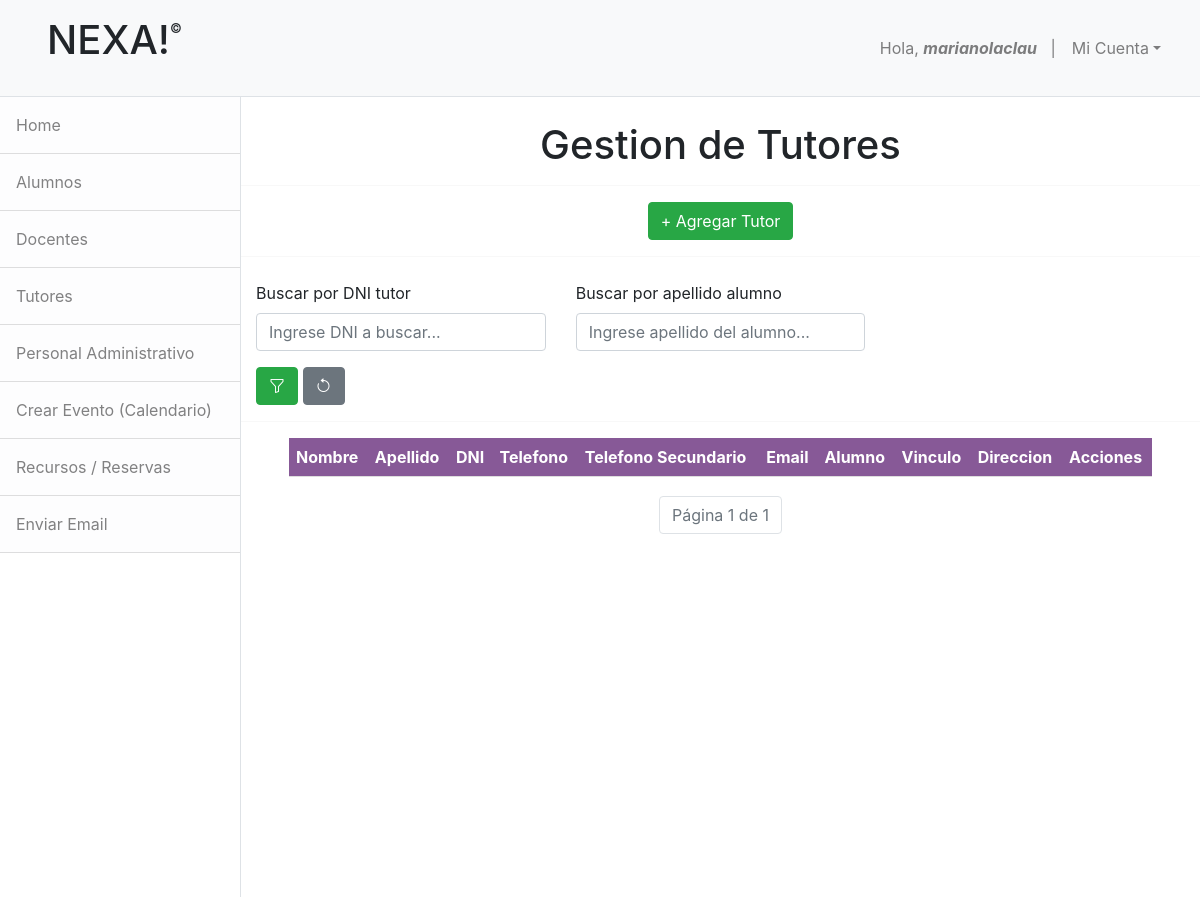
The app's page /tutor/ (signed in), older data.
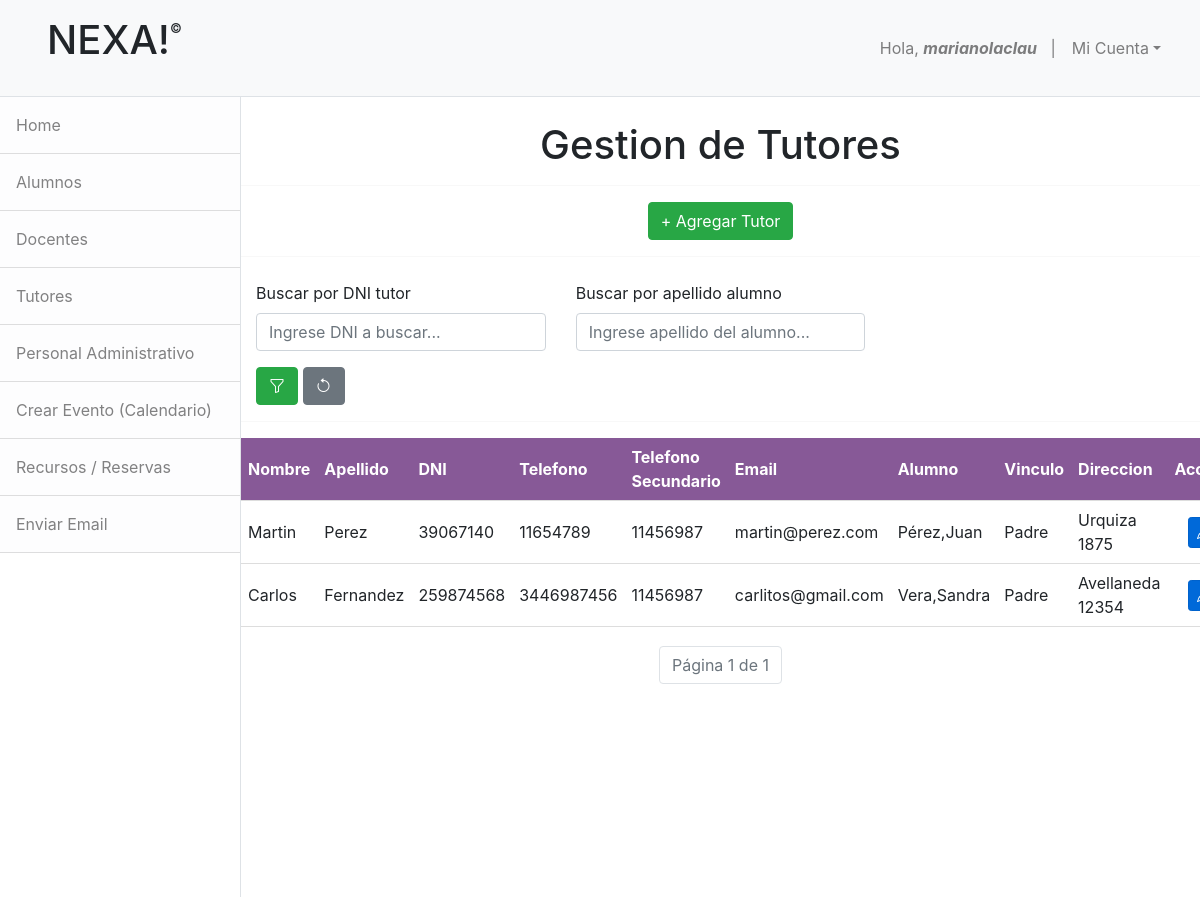
The same page, newer data.
### apps/inscripciones/models.py (models this page shows, shortened)
class PadreTutor(models.Model):
    nombre = models.CharField(max_length=50,null=False,blank=False)
    apellido = models.CharField(max_length=50,null=False,blank=False)
    dni = models.CharField(max_length=50,blank=False,null=False)
    telefono = models.CharField(max_length=20,null=False,blank=False)
    telefono_secundario = models.CharField(max_length=20, null=False, blank=False)
    email = models.EmailField()
    direccion = models.CharField(max_length=50,null=False,blank=False)
    vinculo = models.ForeignKey(Vinculo,on_delete=models.CASCADE)
    nacionalidad = models.ForeignKey('administracion.Nacionalidad', on_delete=models.CASCADE)
    alumno_fk = models.ForeignKey('alumno.Alumno',on_delete=models.CASCADE)

class Vinculo(models.Model):
    vinculo = models.CharField(max_length=50,blank=False,null=True)
    def __str__(self):
        return self.vinculo

### apps/alumno/models.py (models this page shows)
class Alumno(models.Model):
    nombre = models.CharField(max_length=50,null=False,blank=False)
    apellido = models.CharField(max_length=50,null=False,blank=False)
    dni = models.CharField(max_length=20, unique=True)
    padretutor_fk = models.ForeignKey('inscripciones.PadreTutor',null=True,blank=True,on_delete=models.SET_NULL) #Chequear
    genero = models.ForeignKey('administracion.Genero',on_delete=models.CASCADE)
    fecha_nac = models.DateField()
    nacionalidad = models.ForeignKey('administracion.Nacionalidad',on_delete=models.CASCADE)
    email = models.EmailField()
    telefono = models.CharField(max_length=20,null=False,blank=False)
    direccion = models.CharField(max_length=50,null=False,blank=False)
    curso = models.ForeignKey('inscripciones.Curso',on_delete=models.CASCADE)
    turno = models.ForeignKey('administracion.Turno',on_delete=models.CASCADE)
    def __str__(self):
        return f"{self.apellido},{self.nombre}"

### apps/inscripciones/views.py (the view)
# urls.py: path('tutor/',ListaTutores.as_view(),name='tutor'),
class ListaTutores(LoginRequiredMixin,ListView):
    model = PadreTutor
    template_name = 'inscripcion/lista_tutores.html'
    context_object_name = 'tutores'
    paginate_by = 20
    def get_queryset(self):
        queryset = super().get_queryset()
        query = self.request.GET.get('buscar', '')
        apellido_alumno = self.request.GET.get('apellido', '')
        if query:
            queryset = queryset.filter(dni__icontains=query)
        if apellido_alumno:
            queryset = queryset.filter(alumno_fk__apellido=apellido_alumno)
        return queryset
    def get_context_data(self, **kwargs):
        context = super().get_context_data(**kwargs)
        context['buscar'] = self.request.GET.get('buscar', '')
        context['apellido'] = self.request.GET.get('apellido', '')
        return context

### apps/inscripciones/templates/inscripcion/lista_tutores.html (shortened to what this page needs)
{% extends 'base.html' %}
{% block nav %}
    {% include 'administracion/base_admin.html' %}
{% endblock %}
{% block content %}
    <center><br><h1>Gestion de Tutores</h1></center>
    <hr>
    <center><a href="{% url 'agregar_tutor' %}" class="btn btn-success">+ Agregar Tutor</a></center>
    <hr>
    <div class="container mt-4">
        <form method="get" class="row g-3">
            <div class="col-md-4">
                <label for="buscar" class="form-label">Buscar por DNI tutor</label>
                <input type="text" id="buscar" name="buscar" value="{{ buscar }}" placeholder="Ingrese DNI a buscar..." class="form-control">
            </div>
            <div class="col-md-4">
                <label for="apellido" class="form-label">Buscar por apellido alumno</label>
                <input type="text" id="apellido" name="apellido" value="{{ apellido }}" placeholder="Ingrese apellido del alumno..." class="form-control">
            </div>
            <div class="col-12">
                <button type="submit" class="btn btn-success"><i class="bi bi-funnel"></i></button>
                <a href="{% url 'tutor' %}" class="btn btn-secondary"><i class="bi bi-arrow-counterclockwise"></i></a>
            </div>
        </form>
    </div>
    <hr>
    <table>
        <thead>
            <tr>
                <th>Nombre</th>
                <th>Apellido</th>
                <th>DNI</th>
                <th>Telefono</th>
                <th>Telefono Secundario</th>
                <th>Email</th>
                <th>Alumno</th>
                <th>Vinculo</th>
                <th>Direccion</th>
                <th>Acciones</th>
            </tr>
        </thead>
        <tbody>
            {% for tutor in tutores %}
                <tr>
                    <td>{{ tutor.nombre }}</td>
                    <td>{{ tutor.apellido }}</td>
                    <td>{{ tutor.dni }}</td>
                    <td>{{ tutor.telefono }}</td>
                    <td>{{ tutor.telefono_secundario }}</td>
                    <td>{{ tutor.email }}</td>
                    <td>{{ tutor.alumno_fk }}</td>
                    <td>{{ tutor.vinculo }}</td>
                    <td>{{ tutor.direccion }}</td>
                    <td>&nbsp;&nbsp;&nbsp;<a href="{% url 'editar_tutor' pk=tutor.id %}" class="btn btn-sm btn-primary"><i class="bi bi-pencil"></i></a></td>
                </tr>
            {% endfor %}
        </tbody>
    </table>
    <nav>
        <ul class="pagination justify-content-center">
            <li class="page-item disabled">
                <span class="page-link">Página {{ page_obj.number }} de {{ page_obj.paginator.num_pages }}</span>
            </li>
        </ul>
    </nav>
    <br><br>
{% endblock %}

### apps/home/templates/base.html (shortened to what this page needs)
<!DOCTYPE html>
<html lang="en">
    <head>
        {% load static %}
        <link href="{% static 'home/css/bootstrap.css' %}" rel="stylesheet" />
        <link rel="stylesheet" href="https://cdn.jsdelivr.net/npm/bootstrap@5.2.3/dist/css/bootstrap.min.css">
        <link href="https://stackpath.bootstrapcdn.com/bootstrap/4.5.2/css/bootstrap.min.css" rel="stylesheet">
        <link href="{% static 'home/css/estilos.css' %}" rel="stylesheet" />
        <link href="{% static 'calendario/css/estilos.css' %}" rel="stylesheet" />
        <link href="{% static 'inscripciones/css/estilos.css' %}" rel="stylesheet" />
        <link href="https://cdn.jsdelivr.net/npm/bootstrap-icons/font/bootstrap-icons.css" rel="stylesheet">
    </head>
    <body>
        <nav class="navbar navbar-expand-lg navbar-light bg-light border-bottom">
            <div class="container-fluid">
                <h2><a href="#" class="nav-link"><h1>NEXA!<sup style="font-size:small;vertical-align: super;">&copy;</sup></h1>
                </a></h2>
               <div class="collapse navbar-collapse" id="navbarSupportedContent">
                    <ul class="navbar-nav ms-auto mt-2 mt-lg-0">
                        <li class="nav-item"><a class="nav-link" href="#!">Hola, <strong><em>{{user.username}}</em></strong>&nbsp;&nbsp;&nbsp;|</a></li>
                        <li class="nav-item dropdown">
                            <a class="nav-link dropdown-toggle" id="navbarDropdown" href="#" role="button" data-bs-toggle="dropdown" aria-haspopup="true" aria-expanded="false">Mi Cuenta</a>
                        </li>
                    </ul>
                </div>
            </div>
        </nav>
        <div class="d-flex" id="wrapper">
            {% block nav %}{% endblock %}
            <div id="page-content-wrapper">
                {% block content %}
                {% endblock %}
            </div>
        </div>
    </body>
</html>

### apps/home/templates/administracion/base_admin.html
    <div class="border-end bg-white" id="sidebar-wrapper">
        <div class="list-group list-group-flush">
            <a class="list-group-item list-group-item-action list-group-item-light p-3" href="{% url 'home_admin' %}">Home</a>
            <a class="list-group-item list-group-item-action list-group-item-light p-3" href="{% url 'lista_alumnos' %}">Alumnos</a>
            <a class="list-group-item list-group-item-action list-group-item-light p-3" href="{% url 'lista_docente' %}">Docentes</a>
            <a class="list-group-item list-group-item-action list-group-item-light p-3" href="{% url 'tutor' %}">Tutores</a>
            <a class="list-group-item list-group-item-action list-group-item-light p-3" href="{% url 'lista_personal' %}">Personal Administrativo</a>
            <a class="list-group-item list-group-item-action list-group-item-light p-3" href="{% url 'crear_evento' %}">Crear Evento (Calendario)</a>
            <a class="list-group-item list-group-item-action list-group-item-light p-3" href="{% url 'lista_reservas' %}">Recursos / Reservas</a>
            <a class="list-group-item list-group-item-action list-group-item-light p-3" href="https://mail.google.com/"  target="_blank">Enviar Email</a>
            <br>
        </div>
    </div>

### apps/home/static/home/css/estilos.css (style rules this page uses)
.btn-primary { background-color: #0069d9; border-color: #0062cc; }

### apps/inscripciones/static/inscripciones/css/estilos.css (style rules this page uses)
table { width: 90%; border-collapse: separate; border-spacing: 0; margin: auto; overflow: hidden; margin-bottom: 2%; }
th, td { text-align: left; border-bottom: 1px solid #ddd; padding: 7px; }
th { background-color: #480361a7; color: white; }

Row changes from the older to the newer data that the page shows:
added PadreTutor: nombre "Martin", apellido "Perez", dni "39067140", telefono "11654789", telefono_secundario "11456987", email "martin@perez.com", alumno_fk "Pérez,Juan", vinculo "Padre", direccion "Urquiza 1875"
added PadreTutor: nombre "Carlos", apellido "Fernandez", dni "259874568", telefono "3446987456", telefono_secundario "11456987", email "carlitos@gmail.com", alumno_fk "Vera,Sandra", vinculo "Padre", direccion "Avellaneda 12354"
